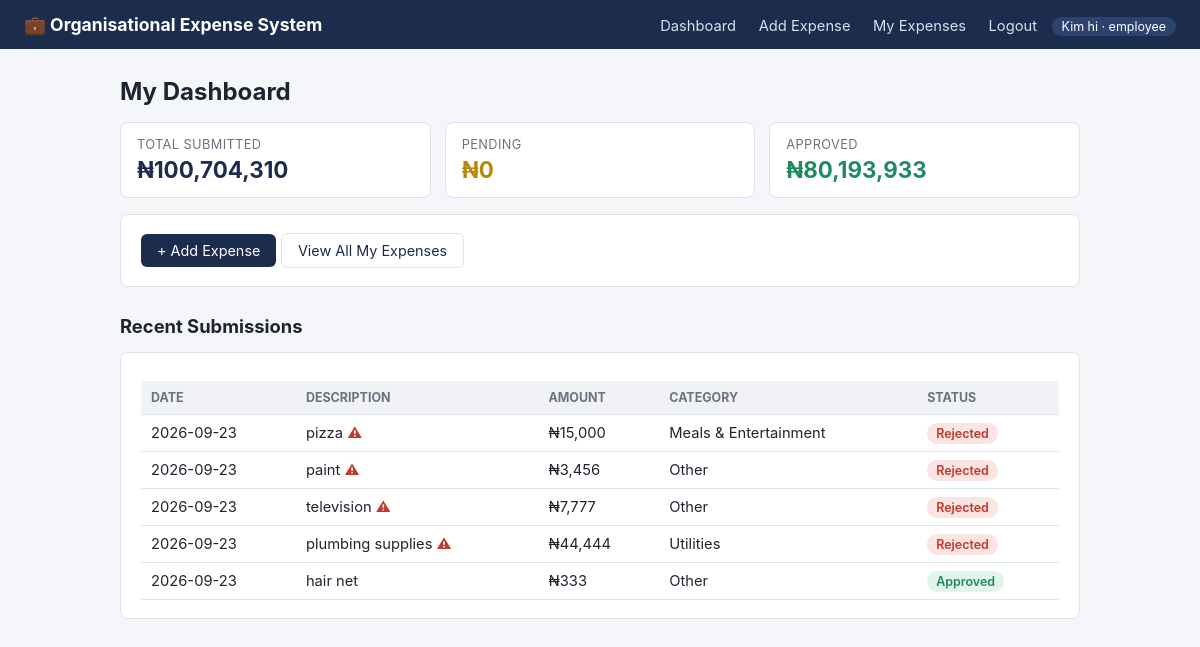
The app's page /dashboard (signed in) with its own data.
### tables this page shows
CREATE TABLE users (
            user_id INTEGER PRIMARY KEY AUTOINCREMENT,
            name TEXT NOT NULL,
            email TEXT UNIQUE NOT NULL,
            password TEXT NOT NULL,
            department TEXT,
            role TEXT NOT NULL CHECK (role IN ('employee', 'manager', 'admin'))
        , is_active INTEGER NOT NULL DEFAULT 1);

CREATE TABLE expenses (
            expense_id INTEGER PRIMARY KEY AUTOINCREMENT,
            user_id INTEGER NOT NULL,
            description TEXT NOT NULL,
            amount REAL NOT NULL,
            category TEXT,
            department TEXT,
            date TEXT NOT NULL,
            status TEXT NOT NULL DEFAULT 'Pending' CHECK (status IN ('Pending', 'Approved', 'Rejected')),
            flagged INTEGER NOT NULL DEFAULT 0,
            FOREIGN KEY (user_id) REFERENCES users(user_id)
        );

### app.py (the view, shortened to what this page needs)
@app.route("/dashboard")
@login_required()
def dashboard():
    user = current_user()
    conn = get_connection()
    if user["role"] == "admin":
        totals = conn.execute(
            """
            SELECT
                COALESCE(SUM(amount), 0) AS total,
                COALESCE(SUM(CASE WHEN status = 'Pending' THEN amount ELSE 0 END), 0) AS pending,
                COALESCE(SUM(CASE WHEN status = 'Approved' THEN amount ELSE 0 END), 0) AS approved,
                COALESCE(SUM(CASE WHEN status = 'Rejected' THEN amount ELSE 0 END), 0) AS rejected
            FROM expenses
            """
        ).fetchone()
        by_department = conn.execute(
            """
            SELECT department, COALESCE(SUM(amount), 0) AS total
            FROM expenses
            GROUP BY department
            ORDER BY total DESC
            """
        ).fetchall()
        flagged = conn.execute(
            "SELECT COUNT(*) AS c FROM expenses WHERE flagged = 1 AND status = 'Pending'"
        ).fetchone()["c"]
        conn.close()
        return render_template(
            "dashboard_admin.html", totals=totals, by_department=by_department, flagged=flagged
        )
    else:  # employee
        my_expenses = conn.execute(
            "SELECT * FROM expenses WHERE user_id = ? ORDER BY date DESC LIMIT 5",
            (user["user_id"],),
        ).fetchall()
        totals = conn.execute(
            """
            SELECT
                COALESCE(SUM(amount), 0) AS total,
                COALESCE(SUM(CASE WHEN status = 'Pending' THEN amount ELSE 0 END), 0) AS pending,
                COALESCE(SUM(CASE WHEN status = 'Approved' THEN amount ELSE 0 END), 0) AS approved
            FROM expenses WHERE user_id = ?
            """,
            (user["user_id"],),
        ).fetchone()
        conn.close()
        return render_template("dashboard_employee.html", my_expenses=my_expenses, totals=totals)

### app.py (called while the page is built)
def current_user():
    if "user_id" not in session:
        return None
    return {
        "user_id": session["user_id"],
        "name": session["name"],
        "role": session["role"],
        "department": session["department"],
    }

@app.context_processor
def inject_user():
    return {"current_user": current_user()}

### database.py (called while the page is built)
def get_connection():
    conn = sqlite3.connect(DB_PATH)
    conn.row_factory = sqlite3.Row
    conn.execute("PRAGMA foreign_keys = ON")
    return conn

### templates/dashboard_employee.html (shortened to what this page needs)
{% extends "base.html" %}
{% block content %}
<h1>My Dashboard</h1>
<div class="stat-grid">
  <div class="stat total"><div class="label">Total Submitted</div><div class="value">₦{{ "{:,.0f}".format(totals.total) }}</div></div>
  <div class="stat pending"><div class="label">Pending</div><div class="value">₦{{ "{:,.0f}".format(totals.pending) }}</div></div>
  <div class="stat approved"><div class="label">Approved</div><div class="value">₦{{ "{:,.0f}".format(totals.approved) }}</div></div>
</div>
<div class="card">
  <a class="btn" href="{{ url_for('new_expense') }}">+ Add Expense</a>
  <a class="btn secondary" href="{{ url_for('my_expenses') }}">View All My Expenses</a>
</div>
<h2>Recent Submissions</h2>
<div class="card">
  {% if my_expenses %}
  <table>
    <tr><th>Date</th><th>Description</th><th>Amount</th><th>Category</th><th>Status</th></tr>
    {% for e in my_expenses %}
    <tr>
      <td>{{ e.date[:10] }}</td>
      <td>{{ e.description }}{% if e.flagged %} <span class="flag">⚠</span>{% endif %}</td>
      <td>₦{{ "{:,.0f}".format(e.amount) }}</td>
      <td>{{ e.category }}</td>
      <td><span class="badge {{ e.status }}">{{ e.status }}</span></td>
    </tr>
    {% endfor %}
  </table>
  {% else %}
  <p class="empty">No expenses submitted yet.</p>
  {% endif %}
</div>
{% endblock %}

### templates/base.html (shortened to what this page needs)
<!DOCTYPE html>
<html lang="en">
<head>
</head>
<body>
<header>
  <div class="brand">💼 Organisational Expense System</div>
  <nav>
    {% if current_user %}
      <a href="{{ url_for('dashboard') }}">Dashboard</a>
      <a href="{{ url_for('new_expense') }}">Add Expense</a>
      <a href="{{ url_for('my_expenses') }}">My Expenses</a>
      <a href="{{ url_for('logout') }}">Logout</a>
      <span class="role-badge">{{ current_user.name }} · {{ current_user.role }}</span>
    {% endif %}
  </nav>
</header>
<main>
  {% block content %}{% endblock %}
</main>
</body>
</html>

### templates/base.html (style rules this page uses)
:root { --navy: #1c2c4c; --navy-light: #2c4370; --green: #1f8a5f; --red: #c0392b; --amber: #b8860b; --bg: #f4f6f9; --border: #dfe3e8; --text: #1e2430; --muted: #6b7280; }
* { box-sizing: border-box; }
body { margin: 0; font-family: -apple-system, BlinkMacSystemFont, "Segoe UI", Roboto, Arial, sans-serif; background: var(--bg); color: var(--text); }
header { background: var(--navy); color: white; padding: 14px 24px; display: flex; justify-content: space-between; align-items: center; flex-wrap: wrap; }
header .brand { font-weight: 700; font-size: 1.1rem; }
nav a { color: #d7deed; text-decoration: none; margin-left: 18px; font-size: 0.92rem; }
.role-badge { background: var(--navy-light); border-radius: 12px; padding: 2px 10px; font-size: 0.78rem; margin-left: 10px; }
main { max-width: 1000px; margin: 28px auto; padding: 0 20px; }
h1 { font-size: 1.5rem; margin-bottom: 4px; }
h2 { font-size: 1.15rem; margin-top: 28px; }
.card { background: white; border: 1px solid var(--border); border-radius: 8px; padding: 18px 20px; margin-bottom: 18px; }
.stat-grid { display: grid; grid-template-columns: repeat(auto-fit, minmax(160px, 1fr)); gap: 14px; margin: 16px 0; }
.stat { background: white; border: 1px solid var(--border); border-radius: 8px; padding: 14px 16px; }
.stat .label { font-size: 0.8rem; color: var(--muted); text-transform: uppercase; letter-spacing: 0.03em; }
.stat .value { font-size: 1.4rem; font-weight: 700; margin-top: 4px; }
.stat.total .value { color: var(--navy); }
.stat.pending .value { color: var(--amber); }
.stat.approved .value { color: var(--green); }
table { width: 100%; border-collapse: collapse; margin-top: 10px; }
th, td { text-align: left; padding: 9px 10px; border-bottom: 1px solid var(--border); font-size: 0.92rem; }
th { background: #f0f2f5; font-size: 0.78rem; text-transform: uppercase; color: var(--muted); }
.badge { padding: 3px 9px; border-radius: 10px; font-size: 0.78rem; font-weight: 600; }
.badge.Approved { background: #e2f5ea; color: var(--green); }
.badge.Rejected { background: #fbe4e1; color: var(--red); }
.flag { color: var(--red); font-weight: 700; }
.btn { display: inline-block; background: var(--navy); color: white; border: none; padding: 8px 16px; border-radius: 6px; cursor: pointer; font-size: 0.9rem; text-decoration: none; }
.btn.secondary { background: white; color: var(--navy); border: 1px solid var(--border); }

### records on screen
users: name "Kim hi", role "employee"
expenses: date "2026-09-23", description "pizza", amount "15,000", category "Meals & Entertainment", status "Rejected"
expenses: date "2026-09-23", description "paint", amount "3,456", category "Other", status "Rejected"
expenses: date "2026-09-23", description "television", amount "7,777", category "Other", status "Rejected"
expenses: date "2026-09-23", description "plumbing supplies", amount "44,444", category "Utilities", status "Rejected"
expenses: date "2026-09-23", description "hair net", amount "333", category "Other", status "Approved"

### other values on screen
{{ "{:,.0f}".format(totals.total) }} "100,704,310"
{{ "{:,.0f}".format(totals.pending) }} "0"
{{ "{:,.0f}".format(totals.approved) }} "80,193,933"
